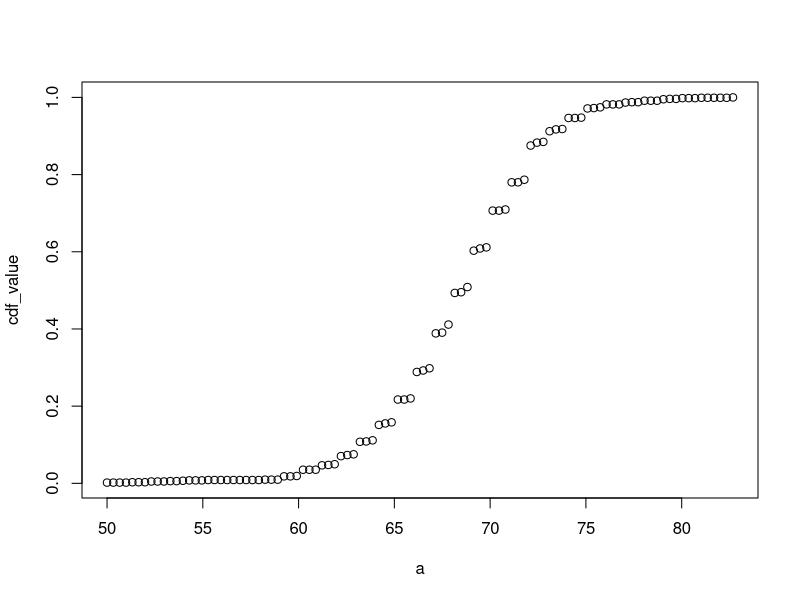
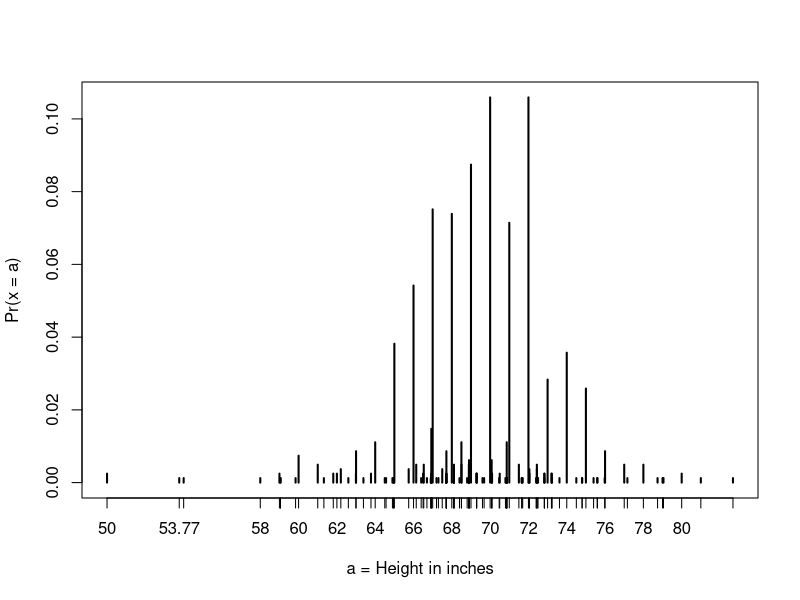
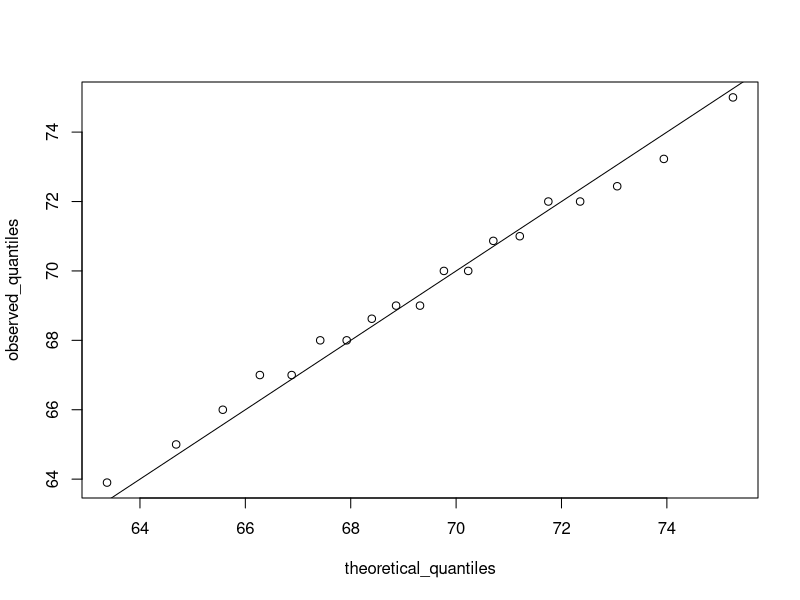
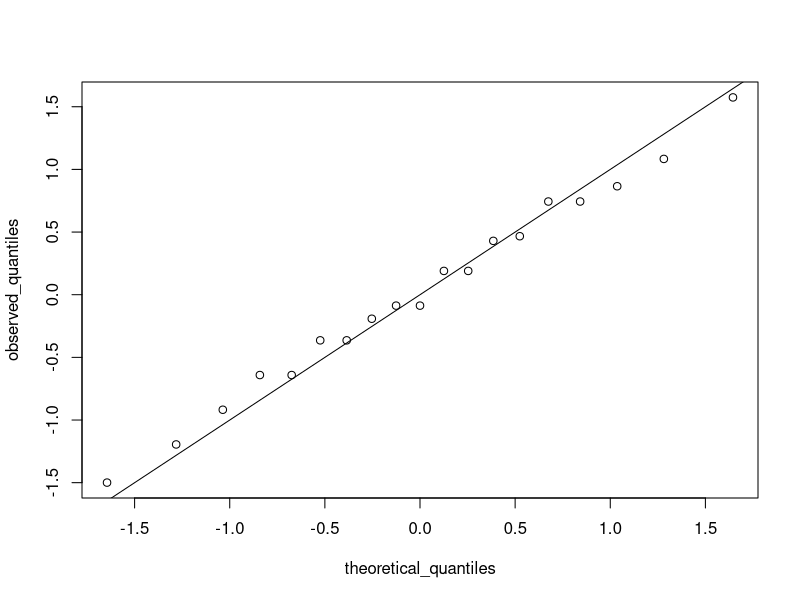
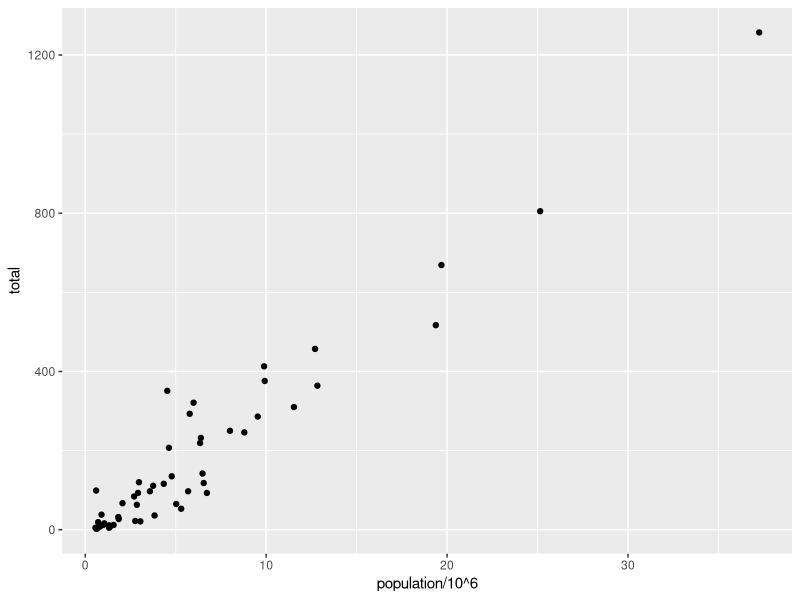
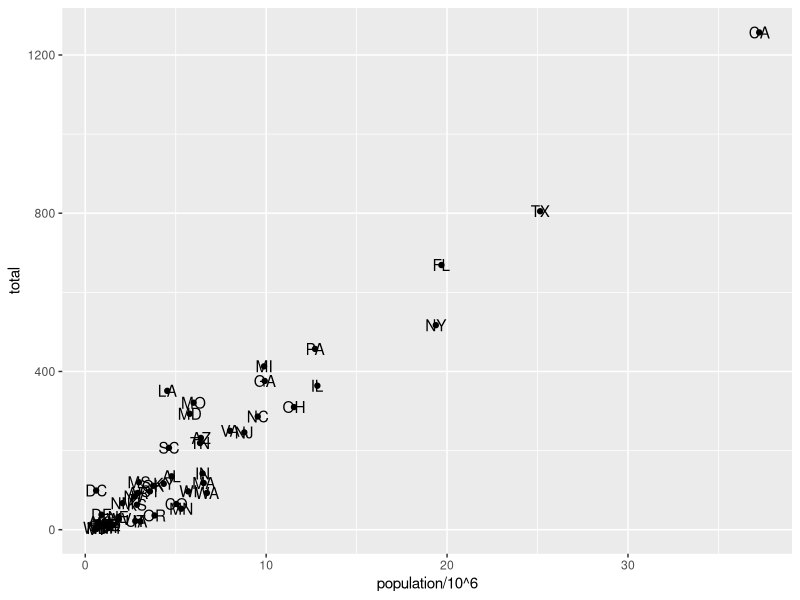
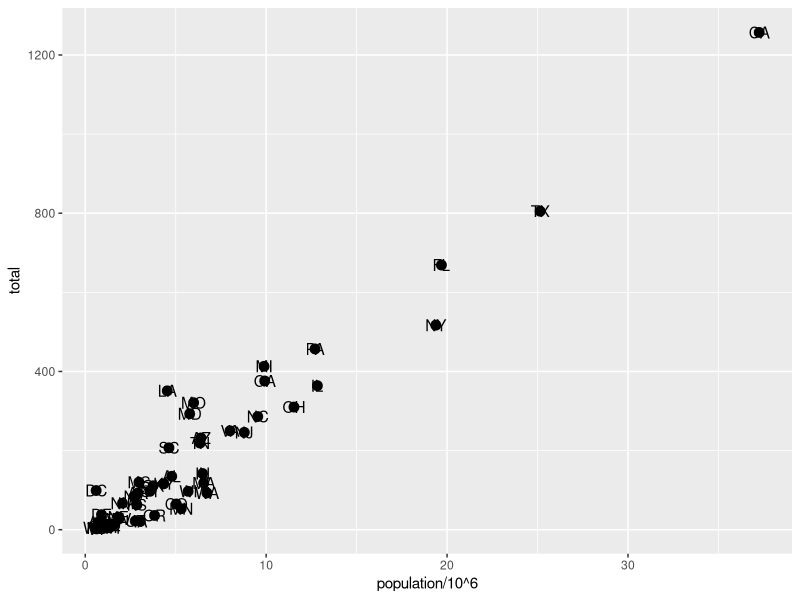
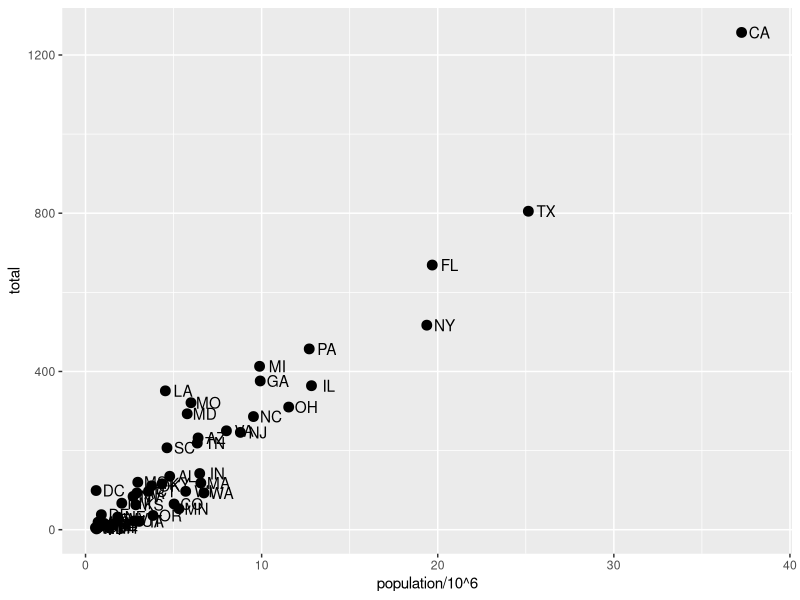

The R script that drew these images, in order:
## ---- chunk 1
library(dslabs)
data(murders)
head(murders)
## ---- chunk 2
# load the dataset
library(dslabs)
data(heights)
# make a table of category proportions
prop.table(table(heights$sex))
## ---- chunk 3
# example for student heights
a <- seq(min(heights$height), max(heights$height), length = 100)
cdf_function <- function(x){
  mean(heights$height <= x)
}
cdf_value <- sapply(a, cdf_function)
plot(a, cdf_value)
## ---- chunk 4
# define x as vector of male heights
library(tidyverse)
library(dslabs)
data(heights)
index <- heights$sex=="Male"
x <- heights$height[index]

# calculate the mean and standard deviation manually
average <- sum(x)/length(x)
SD <- sqrt(sum((x-average)^2)/length(x))

# built-in mean and sd functions - note that the audio and printed value disagree
average <- mean(x)
SD <- sd(x)
c(average = average, SD = SD)

# calculate standard units
z <- scale(x)

# calculate proportion of value within 2 SD of mean
mean(abs(z) < 2)
## ---- chunk 5
library(tidyverse)
library(dslabs)
data("heights")
x <- heights %>% filter(sex=="Male") %>% pull(height)
## ---- chunk 6
1 - pnorm(70.5, mean(x), sd(x))
## ---- chunk 7
# plot distribution of exact heights in data
plot(prop.table(table(x)), xlab = "a = Height in inches", ylab = "Pr(x = a)")
## ---- chunk 8
# probabilities in actual data over length 1 ranges containing a integer
mean(x <= 68.5) - mean(x <= 67.5)
mean(x <= 69.5) - mean(x <= 68.5)
mean(x <= 70.5) - mean(x <= 69.5)

# probabilities in normal approximation match well
pnorm(68.5, mean(x), sd(x)) - pnorm(67.5, mean(x), sd(x))
pnorm(69.5, mean(x), sd(x)) - pnorm(68.5, mean(x), sd(x))
pnorm(70.5, mean(x), sd(x)) - pnorm(69.5, mean(x), sd(x))

# probabilities in actual data over other ranges don't match normal approx as well
mean(x <= 70.9) - mean(x <= 70.1)
pnorm(70.9, mean(x), sd(x)) - pnorm(70.1, mean(x), sd(x))
## ---- chunk 9
library(dslabs)
data("heights")
## ---- chunk 10
summary(heights$height)
## ---- chunk 11
p <- seq(0.01, 0.99, 0.01)
percentiles <- quantile(heights$height, p)
## ---- chunk 12
percentiles[names(percentiles) == "25%"]
percentiles[names(percentiles) == "75%"]
## ---- chunk 13
p <- seq(0.01, 0.99, 0.01)
theoretical_quantiles <- qnorm(p, 69, 3)
## ---- chunk 14
# define x and z
library(tidyverse)
library(dslabs)
data(heights)

index <- heights$sex=="Male"
x <- heights$height[index]
z <- scale(x)

# proportion of data below 69.5
mean(x <= 69.5)

# calculate observed and theoretical quantiles
p <- seq(0.05, 0.95, 0.05)
observed_quantiles <- quantile(x, p)
theoretical_quantiles <- qnorm(p, mean = mean(x), sd = sd(x))

# make QQ-plot
plot(theoretical_quantiles, observed_quantiles)
abline(0,1)

# make QQ-plot with scaled values
observed_quantiles <- quantile(z, p)
theoretical_quantiles <- qnorm(p)
plot(theoretical_quantiles, observed_quantiles)
abline(0,1)
## ---- chunk 15
# add points layer to predefined ggplot object
p <- ggplot(data = murders)
p + geom_point(aes(population/10^6, total))

# add text layer to scatterplot
p + geom_point(aes(population/10^6, total)) +
  geom_text(aes(population/10^6, total, label = abb))
## ---- chunk 16
# change the size of the points
p + geom_point(aes(population/10^6, total), size = 3) +
    geom_text(aes(population/10^6, total, label = abb))

# move text labels slightly to the right
p + geom_point(aes(population/10^6, total), size = 3) +
    geom_text(aes(population/10^6, total, label = abb), nudge_x = 1)

# simplify code by adding global aesthetic
p <- murders %>% ggplot(aes(population/10^6, total, label = abb))
p + geom_point(size = 3) +
    geom_text(nudge_x = 1.5)

# local aesthetics override global aesthetics
p + geom_point(size = 3) +
  geom_text(aes(x = 10, y = 800, label = "Hello there!"))
## ---- chunk 17
# efficient log scaling of the axes
p + geom_point(size = 3) +
    geom_text(nudge_x = 0.05) +
    scale_x_log10() +
    scale_y_log10()
## ---- chunk 18
p + geom_point(size = 3) +
    geom_text(nudge_x = 0.05) +
    scale_x_log10() +
    scale_y_log10() +
    xlab("Population in million(log scale)") +
    ylab("Total number of murders(log scale)") +
    ggtitle("US Gun Murders in 2010")
## ---- chunk 19
# redefine p to be everything except the points layer
p <- murders %>% 
     ggplot(aes(population/10^6, total, label = abb)) +
     geom_text(nudge_x = 0.075) +
     scale_x_log10() +
     scale_y_log10() +
     xlab("Population in million(log scale)") +
     ylab("Total number of murders(log scale)") +
     ggtitle("US Gun Murders in 2010")
## ---- chunk 20
# make all points blue
p + geom_point(size = 3, color = "blue")
## ---- chunk 21
# color points by region
p + geom_point(aes(col = region), size = 3)
## ---- chunk 22
r <- murders %>% 
     summarize(rate = sum(total) / sum(population) * 10^6) %>%      pull(rate)

p <- p + geom_point(aes(col = region), size = 3) +
         geom_abline(intercept = log10(r)) # slop is default of 1

# change line to dashed and dark grey, line under points
p + geom_abline(intercept = log(r), lty = 2, color = "darkgrey") +
    geom_point(aes(col = region), size = 3)
## ---- chunk 23
# capitalize legend title
p <- p + scale_color_discrete(name = "Region")
p
## ---- chunk 24
# theme used for graphs in the textbook and course
library(dslabs)
ds_theme_set()
## ---- chunk 25
# themes from ggthemes
library(ggthemes)
## ---- chunk 26
p + theme_economist()    # style of the Economist magazine
p + theme_fivethirtyeight()    # style of the FiveThirtyEight website
## ---- chunk 27
# load libraries
library(tidyverse)
library(ggrepel)
library(ggthemes)
library(dslabs)
data(murders)
## ---- chunk 28
# define the intercept
r <- murders %>%
    summarize(rate = sum(total) / sum(population) * 10^6) %>%
    .$rate
    
# make the plot, combining all elements
murders %>%
    ggplot(aes(population/10^6, total, label = abb)) +
    geom_abline(intercept = log10(r), lty = 2, color = "darkgrey") +
    geom_point(aes(col = region), size = 3) +
    geom_text_repel() +
    scale_x_log10() +
    scale_y_log10() +
    xlab("Population in millions (log scale)") +
    ylab("Total number of murders (log scale)") +
    ggtitle("US Gun Murders in 2010") +
    scale_color_discrete(name = "Region") +
    theme_economist()
## ---- chunk 29
library(tidyverse)
library(dslabs)
data(heights)

# define p
p <- heights %>% 
  filter(sex == "Male") %>% 
  ggplot(aes(x=height))
## ---- chunk 30
# basic histograms
p + geom_histogram() + ggtitle("binwidth is default")
p + geom_histogram(binwidth = 1) + ggtitle("binwidth is 1")

# histogram with blue fill, black outline, labels and title
p + geom_histogram(binwidth = 1, fill ="blue", col = "black") + 
  xlab("Male heights in inches") +
  ggtitle("histogram")
## ---- chunk 31
p + geom_density()
p + geom_density(fill = "blue", col = "red") +
  xlab("Male heights in inches") +
  ylab("proportion of Male heights") +
  ggtitle("Male heights distribution")
## ---- chunk 32
# basic QQ-plot
p <- heights %>% filter(sex == "Male") %>% 
  ggplot(aes(sample = height))
p + geom_qq()

# QQ-plot against a normal distribution with same mean/sd as data
params <- heights %>% 
  filter(sex == "Male") %>% 
  summarize(mean = mean(height), sd = sd(height))
p + geom_qq(dparams = params) +
  geom_abline()

# QQ-plot of scaled data against the standard normal distribution
heights %>% 
  ggplot(aes(sample = scale(height))) +
  geom_qq() +
  geom_abline()
## ---- chunk 33
# define plots p1, p2, p3
p <- heights %>% filter(sex == "Male") %>% ggplot(aes(x = height))
p1 <- p + geom_histogram(binwidth = 1, fill = "blue", col = "black")
p2 <- p + geom_histogram(binwidth = 2, fill = "blue", col = "black")
p3 <- p + geom_histogram(binwidth = 3, fill = "blue", col = "black")
## ---- chunk 34
# arrange plots next to each other in 1 row, 3 columns
library(gridExtra)
## ---- chunk 35
grid.arrange(p1, p2, p3, ncol = 3)
## ---- chunk 36
library(dslabs)
data("gapminder")
## ---- chunk 37
head(gapminder)
names(gapminder)
## ---- chunk 38
gapminder %>% 
  filter(year == 2015 & country %in% c("Sri Lanka", "Turkey")) %>% 
  select(country, infant_mortality)
## ---- chunk 39
# basic scatterplot of life expectancy versus fertility
ds_theme_set() # set plot theme
filter(gapminder, year == 1962) %>% 
  ggplot(aes(fertility, life_expectancy)) +
  geom_point()

# add color as continent
filter(gapminder, year == 1962) %>% 
  ggplot(aes(fertility, life_expectancy, color = continent)) +
  geom_point()
## ---- chunk 40
# facet by continent and year
filter(gapminder, year %in% c(1962, 2012)) %>% 
  ggplot(aes(fertility, life_expectancy, col = continent)) +
  geom_point() +
  facet_grid(continent ~ year)

# facet by year only 
filter(gapminder, year %in% c(1962, 2012)) %>% 
  ggplot(aes(fertility, life_expectancy, col = continent)) +
  geom_point() +
  facet_grid(. ~ year)

# facet by year, plots wrapped onto multiple rows
years <- c(1962, 1980, 1990, 2000, 2012)
continents <- c("Europ", "Asia")
gapminder %>% 
  filter(year %in% years & continent %in% continent) %>% 
  ggplot(aes(fertility, life_expectancy, col = continent)) +
  geom_point() +
  facet_wrap(. ~ year)
## ---- chunk 41
# scatterplot of US fertility by year
gapminder %>% 
  filter(country == "United States") %>% 
  ggplot(aes(year, fertility)) +
  geom_point()
# line plot of US fertility by year
gapminder %>% 
  filter(country == "United States") %>% 
  ggplot(aes(year, fertility)) +
  geom_line()
## ---- chunk 42
# line plot fertility time series for two countries- only one line (incorrect)
countries <- c("South Korea", "Germany")
gapminder %>% filter(country %in% countries) %>%
    ggplot(aes(year, fertility)) +
    geom_line()
    
# line plot fertility time series for two countries - one line per country
gapminder %>% filter(country %in% countries) %>%
    ggplot(aes(year, fertility, group = country)) +
    geom_line()

# fertility time series for two countries - lines colored by country
gapminder %>% filter(country %in% countries) %>%
    ggplot(aes(year, fertility, col = country)) +
    geom_line()
## ---- chunk 43
# life expectancy time series - lines colored by country and labeled, no legend
labels <- data.frame(country = countries, x = c(1975, 1965), y = c(60, 72))
gapminder %>% filter(country %in% countries) %>%
    ggplot(aes(year, life_expectancy, col = country)) +
    geom_line() +
    geom_text(data = labels, aes(x, y, label = country), size = 5) +
    theme(legend.position = "none")
## ---- chunk 44
# add dollars per day variable
gapminder <- gapminder %>% 
  mutate(dollars_per_day = gdp/population/365)

# histogram of dollars per day
past_year <- 1970
gapminder %>% 
  filter(year == past_year & !is.na(gdp)) %>% 
  ggplot(aes(dollars_per_day)) +
  geom_histogram(binwidth = 1, color = "black")

# repeat histogram with log2 scaled data
gapminder %>%
    filter(year == past_year & !is.na(gdp)) %>%
    ggplot(aes(log2(dollars_per_day))) +
    geom_histogram(binwidth = 1, color = "black")
    
# repeat histogram with log2 scaled x-axis
gapminder %>%
    filter(year == past_year & !is.na(gdp)) %>%
    ggplot(aes(dollars_per_day)) +
    geom_histogram(binwidth = 1, color = "black") +
    scale_x_continuous(trans = "log2")
## ---- chunk 45
# add dollars per day variable
gapminder <- gapminder %>% 
  mutate(dollars_per_day = gdp/population/365)

# number of regions
length(levels(gapminder$region))

# boxplot of GDP by region in 1970
past_year <- 1970
p <- gapminder %>% 
     filter(year == past_year & !is.na(gdp)) %>% 
     ggplot(aes(region, dollars_per_day))
p + geom_boxplot()

# roation name on x-axis
p + geom_boxplot() +
  theme(axis.text.x = element_text(angle = 90, hjust = 1))
## ---- chunk 46
# by default, factor order is alphabetical
fac <- factor(c("Asia", "Asia", "West", "West", "West"))
levels(fac)

# reorder factor by the category means
value <- c(10, 11, 12, 6, 4)
fac <- reorder(fac, value, FUN = mean)
levels(fac)
## ---- chunk 47
# reorder by median income and color by continent 
p <- gapminder %>%
    filter(year == past_year & !is.na(gdp)) %>%
    mutate(region = reorder(region, dollars_per_day, FUN = median)) %>%  # reorder
    ggplot(aes(region, dollars_per_day, fill = continent)) + # color by continent 
    geom_boxplot() +
    theme(axis.text.x = element_text(angle = 90, hjust = 1)) +
    xlab("")
p

# log2 scale y-axis
p + scale_y_continuous(trans = "log2")

# add data points
p + scale_y_continuous(trans = "log2") + geom_point(show.legend = FALSE)
## ---- chunk 48
# add dollars per day variable and define past year
gapminder <- gapminder %>% 
  mutate(dollars_per_day = gdp/population/365)
past_year <- 1970

# define Western countries
west <- c("Western Europe", "Northern Europe", "Southern Europe", "Northern America", "Australia and New Zealand")

# facet by West vs Devloping 
gapminder %>% 
  filter(year == past_year & !is.na(gdp)) %>% 
  mutate(group = ifelse(region %in% west, "West", "Developing")) %>% 
  ggplot(aes(dollars_per_day)) +
  geom_histogram(binwidth = 1, color = "black") +
  scale_x_continuous(trans = "log2") +
  facet_grid(. ~group)

# facet by West/Developing and year
present_year <- 2010
gapminder %>%
    filter(year %in% c(past_year, present_year) & !is.na(gdp)) %>%
    mutate(group = ifelse(region %in% west, "West", "Developing")) %>%
    ggplot(aes(dollars_per_day)) +
    geom_histogram(binwidth = 1, color = "black") +
    scale_x_continuous(trans = "log2") +
    facet_grid(year ~ group)
## ---- chunk 49
# define countries that have data available in both years
country_list_1 <- gapminder %>% 
  filter(year == past_year & !is.na(dollars_per_day)) %>% .$country

country_list_2 <- gapminder %>% 
  filter(year == present_year & !is.na(dollars_per_day)) %>% .$country

country_list <- intersect(country_list_1, country_list_2)

# make histogram including only countries with data availabe in both years
gapminder %>% 
  filter(year %in% c(past_year, present_year) & country %in% country_list) %>% # keep only selected countries
  mutate(group = ifelse(region %in% west, "West", "Developing")) %>% 
  ggplot(aes(dollars_per_day)) +
  geom_histogram(binwidth = 1, color = "black") +
  scale_x_continuous(trans = "log2") +
  facet_grid(year ~ group)
## ---- chunk 50
p <- gapminder %>% 
  filter(year %in% c(past_year, present_year) & country %in% country_list) %>%
  mutate(region = reorder(region, dollars_per_day, FUN = median)) %>% 
  ggplot() +
  theme(axis.text.x = element_text(angle = 90, hjust = 1)) +
  xlab("") + scale_y_continuous(trans = "log2") 

p + geom_boxplot(aes(region, dollars_per_day, fill = continent)) +
  facet_grid(year ~ .)

# arrange matching boxplots next to each other, colored by year
p + geom_boxplot(aes(region, dollars_per_day, fill = factor(year)))
